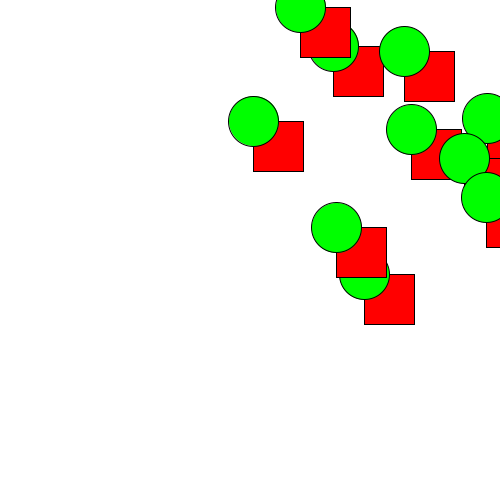
Frame 1 (no input)
Frame 60 (the mouse pressed at the canvas centre just before this capture): identical to frame 1, image omitted
Frame 120 (the mouse held since frame 60 and released just before this capture): identical to frame 1, image omitted

The Processing sketch that drew this single still picture (run headless with seeded random() and noise(); from frame 60 on, the mouse is pressed at the canvas centre):

// Processing sketch: s7_GianfrancoBozzo
// ── s7_GianfrancoBozzo.pde
Objeto[] o;

void setup() {
  size(500, 500);
  o=new Objeto[10];
  for (int i=0; i<o.length; i++) {
    o[i]=new Objeto(random(width/2,width),random(0,height),i);
  }
}


void draw() {
  background(255);
  for (int i=0; i<10; i++) {
    o[i].figura();
  }
}

// ── Objeto.pde
class Objeto {
float x,y,z;

  Objeto(float posx,float posy, int num) {
    this.x=posx;
    this.y=posy;
    num=num*2;
  }

  void figura() {
    fill(255, 0, 0);
    rect(x, y, 50, 50);
    fill(0, 255, 0);
    ellipse(x, y, 50, 50);
  }
}
